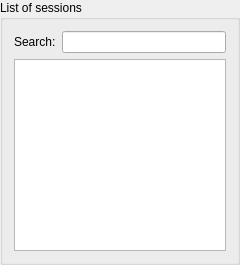
           <widget class="QGroupBox" name="SVLSGroupBox">
            <property name="minimumSize">
             <size>
              <width>240</width>
              <height>0</height>
             </size>
            </property>
            <property name="maximumSize">
             <size>
              <width>240</width>
              <height>16777215</height>
             </size>
            </property>
            <property name="title">
             <string>List of sessions</string>
            </property>
            <layout class="QVBoxLayout">
             <item>
              <layout class="QHBoxLayout">
               <item>
                <widget class="QLabel" name="label_search_sessions">
                 <property name="text">
                  <string>Search:</string>
                 </property>
                </widget>
               </item>
               <item>
                <widget class="ExtendedLineEdit" name="SVLSSearchLineEdit">
                 <property name="statusTip">
                  <string>Type a keyword to filter the list below</string>
                 </property>
                </widget>
               </item>
              </layout>
             </item>
             <item>
              <widget class="MTListWidget" name="SVLSListWidget">
               <property name="statusTip">
                <string>Double click a session to view</string>
               </property>
              </widget>
             </item>
            </layout>
           </widget>
